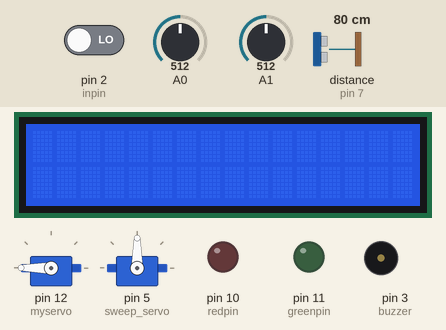
Simulated run of this sketch. Board: Arduino Uno, built with avr-gcc and run on an emulated ATmega328P. Parts: 16×2 character LCD, 2 × servo, output pins drawn as LEDs (lit = HIGH), buzzer (waves = sounding). Wiring (inferred from the names in the program): ultrasonic range finder: trigger pin 8; echo pin 7. The inputs (shaded band) are chosen by the test bench; at power-on: pin 2 (inpin) LOW, distance to the obstacle (sensor on pin 7) 80 cm, A0 = 512, A1 = 512. The echo pulse lasts 58.3 µs per cm; pins used as bus, display or sensor lines are not drawn; what the sketch prints to the serial monitor is not drawn.

Above: at 1.2 s.
1.3 s: pin 2 (inpin) driven HIGH
At 3.5 s:
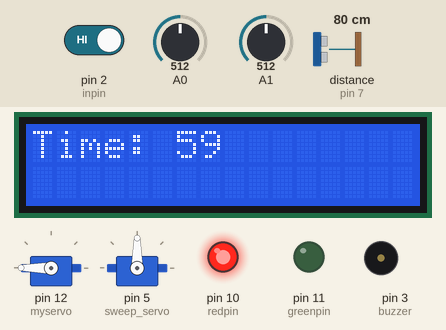
4.3 s: distance to the obstacle (sensor on pin 7) set to 86 cm
At 6.9 s:
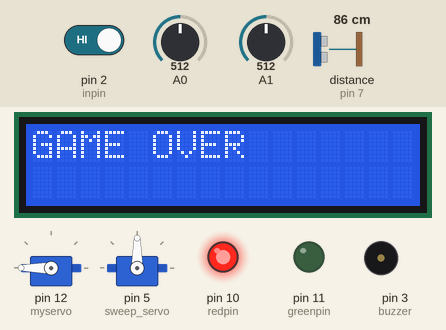
7.3 s: A0 set to 546
10.3 s: A0 set to 570
13.3 s: distance to the obstacle (sensor on pin 7) set to 80 cm
At 14.08 s:
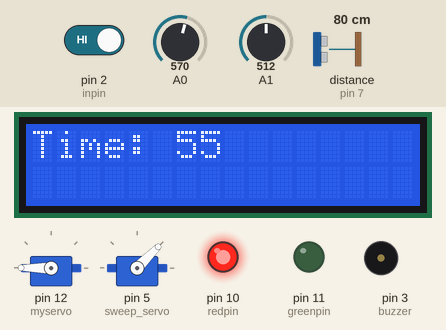
16.3 s: A1 set to 610
At 16.33 s:
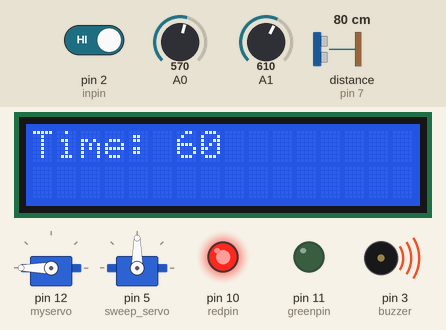
Timing chart, 0 to 20.3 s (numbered marks = the images above; inputs shaded):
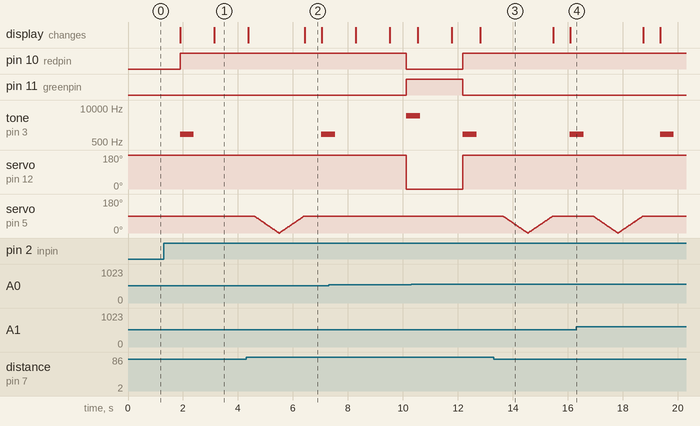

The sketch:

red_light_green_light.ino
```cpp
#include <Wire.h>
#include <LiquidCrystal_I2C.h>
#include <Servo.h>

Servo myservo;//create servo object to control a servo
Servo sweep_servo; //create sweep servo object to control the second servo
LiquidCrystal_I2C lcd(0x27,16,2);
int greenpin = 11 ;
int redpin = 10;
int inpin = 2;
bool start = false;
bool canMove = false;
int button;
int timer = 60;
int buzzer = 3;
unsigned long previousMs = 0;
unsigned long interval = 3000; // start with red (3s)
unsigned long lastSecond = 0;
const int echoPin = 7;
const int trigPin = 8;

void setup() {
  lcd.init(); // initialize the lcd
  lcd.clear();
  lcd.backlight();
  Serial.begin(9600);
  pinMode(greenpin, OUTPUT);
  pinMode(redpin, OUTPUT);
  pinMode(inpin, INPUT);
  myservo.attach(12); // attaches the servo on pin 5 to servo object
  myservo.write(180); // start facing backwards
  pinMode(echoPin, INPUT);
  pinMode(trigPin, OUTPUT);
  sweep_servo.attach(5); // attaches second servo on pin 9
  sweep_servo.write(90); //start at 90 degrees
}

void loop() {
  float distance = readSensorData();
  Serial.print("Distance = ");
  Serial.println(distance);
  int landmineSensor1 = analogRead(A0); // Photo resistor
  int landmineSensor2 = analogRead(A1); // Photo resistor
  int curState1 = 0; int futState1 = 0; // Photo resistor
  int curState2 = 0; int futState2 = 0; // Photo resistor
  Serial.println(landmineSensor1);
  Serial.println(landmineSensor2);
  delay(400);
  button = digitalRead(inpin);
  if(button == HIGH && !start) {
    delay(200);
    start = true;
    timer = 60;
    previousMs = millis();
    lastSecond = millis();
    digitalWrite(greenpin, LOW); // start red
    digitalWrite(redpin, HIGH);
    myservo.write(180);
    tone(buzzer, 1000, 500);

    lcd.clear();
    lcd.setCursor(0,0);
    lcd.print("Time: ");
    lcd.print(timer);
  }

  if(start && timer > 0) {
    unsigned long currentMs = millis();
    if(currentMs - lastSecond >= 1000) {
      lastSecond = currentMs;
      timer--;
      lcd.clear();
      lcd.setCursor(0,0);
      lcd.print("Time: ");
      lcd.print(timer);
      if(timer <= 0) {
        start = false;

        digitalWrite(greenpin, LOW);
        digitalWrite(redpin, LOW);

        lcd.clear();
        lcd.print("GAME OVER");
        timer = 60;
      }
    }
    if(currentMs - previousMs >= interval) {
      previousMs = currentMs;

      if(canMove) {
        // GREEN -> RED
        canMove = false;
        interval = 3000;

        digitalWrite(greenpin, LOW);
        digitalWrite(redpin, HIGH);
        myservo.write(180);
        tone(buzzer, 1000, 500);
      }

      else {
        // RED -> GREEN
        canMove = true;
        interval = 2000;

        digitalWrite(greenpin, HIGH);
        digitalWrite(redpin, LOW);
        myservo.write(0);
        tone(buzzer, 5000, 500);
      }
    }
  }

  if(start == true && canMove == false) {
    float cur_distance = distance;
    float fut_distance = readSensorData();
    delay(200);
    if (fut_distance <= cur_distance - 2.5 || fut_distance >= cur_distance + 2.5) {
      start = false;
      for (int i = 90; i >= 0; i--) {
        sweep_servo.write(i); //write the i angle to the servo
        delay(10);
      }
      for (int i = 0; i <= 90; i++) {
        sweep_servo.write(i); //write the i angle to the servo
        delay(10);
      }
      lcd.clear();
      lcd.print("GAME OVER");
    }
  }

  if (start == true && distance <= 5) {
    start = false;
    lcd.clear();
    lcd.print("YOU WIN!");
  }
  // Landmine (Photoresistor) function
  if (start == true && landmineSensor1 <= 600){
    curState1 = landmineSensor1;
    futState1 = analogRead(A0);
    if (futState1 >= 1.10*curState1) {
      start = false;
      for (int i = 90; i >= 0; i--) {
        sweep_servo.write(i); //write the i angle to the servo
        delay(10);
      }
      for (int i = 0; i <= 90; i++) {
        sweep_servo.write(i); //write the i angle to the servo
        delay(10);
      }
      lcd.clear();
      lcd.print("GAME OVER");
    }
  }

  if (start == true && landmineSensor2 <= 600){
    curState2 = landmineSensor2;
    futState2 = analogRead(A1);
    if (futState2 >= 1.10*curState2) {
      start = false;
      for (int i = 90; i >= 0; i--) {
        sweep_servo.write(i); //write the i angle to the servo
        delay(10);
      }
      for (int i = 0; i <= 90; i++) {
        sweep_servo.write(i); //write the i angle to the servo
        delay(10);
      }
      lcd.clear();
      lcd.print("GAME OVER");
    }
  }
}

float readSensorData(){
  digitalWrite(trigPin, LOW);
  delayMicroseconds(2);
  digitalWrite(trigPin, HIGH);
  delayMicroseconds(10);
  digitalWrite(trigPin, LOW);
  float distance = pulseIn(echoPin, HIGH)/58.00;  //Equivalent to (340m/s*1us)/2
  return distance;
}
```

Measured:
- the behaviour switches between 82 and 83 cm on distance to the obstacle (sensor on pin 7) (found by bisection; images 1 and 2)
- the behaviour switches between 84 and 83 cm on distance to the obstacle (sensor on pin 7) (found by bisection; images 2 and 3)
- after the input at 1.3 s, pin 10 (redpin): LOW → HIGH after 0.59 s; tone on pin 3 (buzzer): silent → 1000 Hz after 0.59 s, → silent 0.50 s later; the display: first changes after 0.60 s (image 1 shows a later state)
- after the input at 4.3 s, pin 10 (redpin): stays HIGH (without the input it goes to LOW after 0.69 s); pin 11 (greenpin): stays LOW (without the input it goes to HIGH after 0.69 s); servo on pin 12 (myservo): stays 180° (without the input it goes to 0° after 0.69 s)
- after the input at 13.3 s, pin 10 (redpin): stays HIGH (without the input it goes to LOW after 2.0 s); pin 11 (greenpin): stays LOW (without the input it goes to HIGH after 2.0 s); servo on pin 12 (myservo): stays 180° (without the input it goes to 0° after 2.0 s)
- after the input at 16.3 s, pin 10 (redpin): stays HIGH (without the input it goes to LOW after 2.9 s); pin 11 (greenpin): stays LOW (without the input it goes to HIGH after 2.9 s); servo on pin 12 (myservo): stays 180° (without the input it goes to 0° after 2.9 s)
- what the display in image 2 shows lasts 0.6 s, from 6.4 s to 7.0 s
